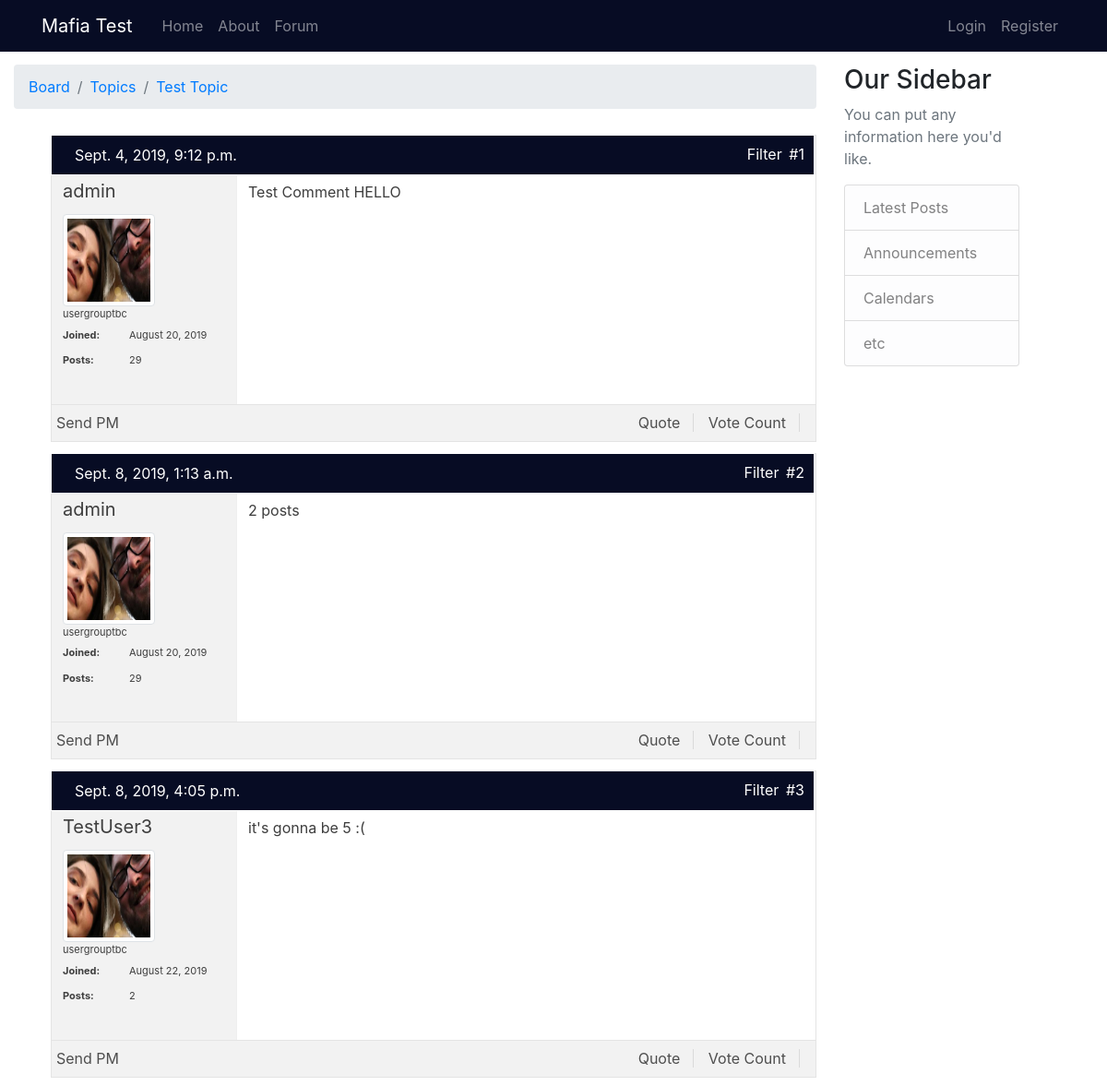
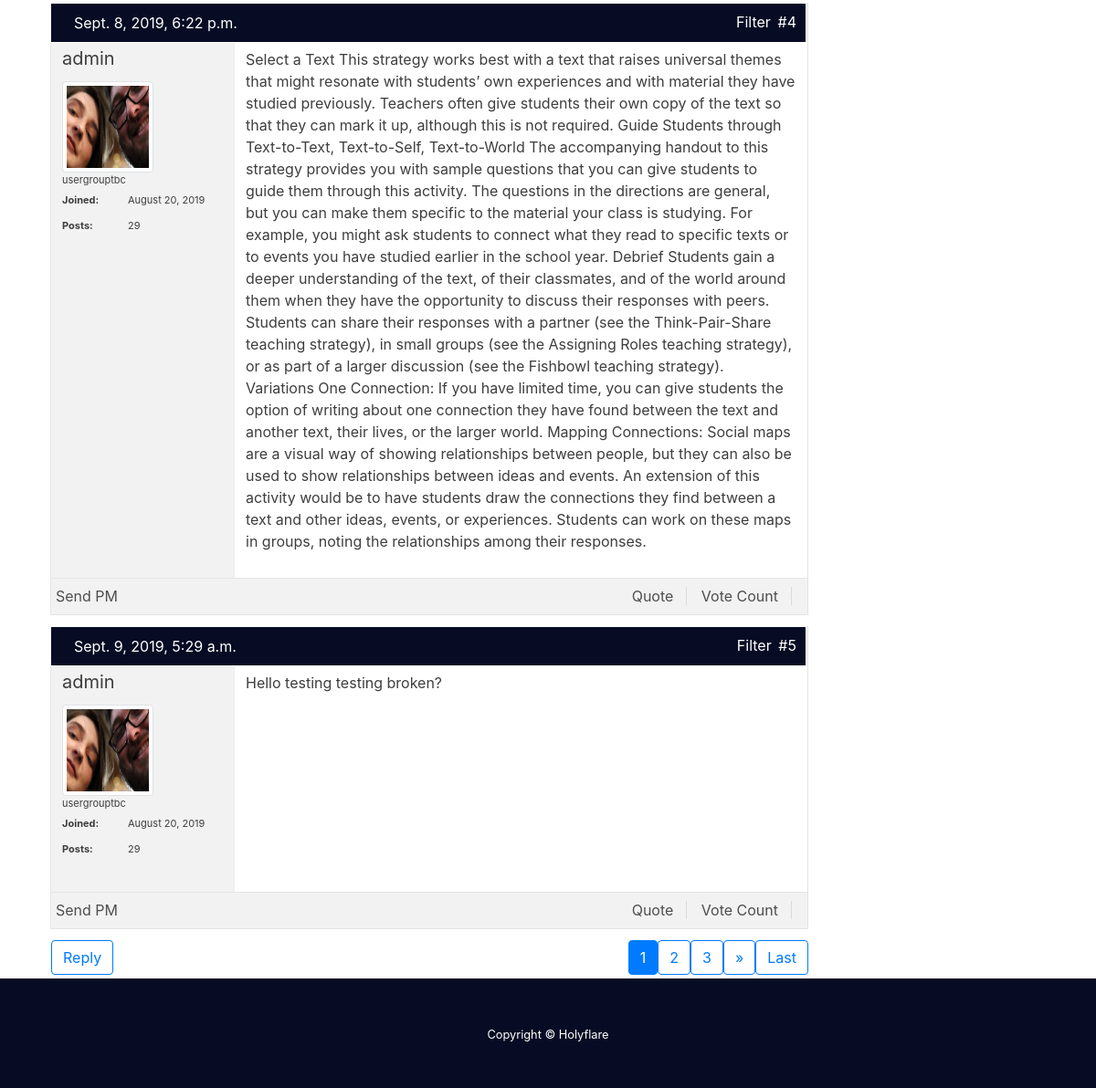
Screenshot of /forum/board/6/1/ with the database file from the repository (2 pictures, top to bottom).
### forum/models.py (models this page shows, shortened)
class Topic(models.Model):
    title = models.CharField(max_length=100)
    date_posted = models.DateTimeField(default=timezone.now)
    author = models.ForeignKey(User, related_name='topics', on_delete=models.CASCADE)
    board = models.ForeignKey(Board, related_name='topics', on_delete=models.CASCADE)

class Comment(models.Model):
    message = models.TextField(max_length=4000)
    topic = models.ForeignKey(Topic, related_name='comments', on_delete=models.CASCADE)
    created_at = models.DateTimeField(auto_now_add=True)
    updated_at = models.DateTimeField(null=True)
    created_by = models.ForeignKey(User, related_name='comments', on_delete=models.CASCADE)
    updated_by = models.ForeignKey(User, null=True, related_name='+', on_delete=models.CASCADE)

### users/models.py (models this page shows, shortened)
class Profile(models.Model):
    user = models.OneToOneField(User, on_delete=models.CASCADE)
    image = models.ImageField(default='default.jpg', upload_to='profile_pics')

### forum/views.py (the view)
# urls.py: path('board/<int:pk>/<int:pk2>/', ThreadListView.as_view(), name='forum-thread'),
class ThreadListView(ListView):
    model = Comment
    template_name = 'forum/thread_view.html'
    context_object_name = 'comments'
    ordering = ['created_at']
    paginate_by = 5
    def get_context_data(self, **kwargs):
        kwargs['topic'] = self.topic
        return super().get_context_data(**kwargs)
    def get_queryset(self):
        self.topic = get_object_or_404(Topic, pk=self.kwargs.get('pk2'))
        queryset = self.topic.comments.order_by('created_at').annotate(comment=Count('message') -1)
        return queryset

### forum/templates/forum/thread_view.html (shortened to what this page needs)
{% extends "forum/base.html" %}
{% load static %}
{% block stylesheet %}
  <link rel="stylesheet" type="text/css" href="{%static 'forum/threadview.css'%}">
{% endblock %}
{% load static %}
{% block content %}
<div class="container-fluid">
    <div class="row">
        <div class="col-md-9">
            <div class="row">
                <div class="col-md-12">
                    <nav aria-label="breadcrumb">
                        <ol class="breadcrumb">
                            <li class="breadcrumb-item"><a href="{% url 'forum-home' %}">Board</a></li>
                            <li class="breadcrumb-item"><a href="{% url 'forum-topics' topic.board.pk  %}">Topics</a></li>
                            <li class="breadcrumb-item"><a href="#">{{ topic.title }}</a></li>
                        </ol>
                    </nav>
                </div>
            </div>
            <div id="postlist" class="postlist test">
                <ol id="posts" class="posts" start="1">
                {% for comment in comments %}
                    <li id="{{ page_obj.start_index|add:forloop.counter0 }}" class="postlistlong postlistcontainer">
                        <div class="post-info">
                            <span class="post-date-1">
                                <span class="post-date-2">{{ comment.created_at }}</span>
                            </span>
                            <span class="post-controls-header">
                                <a class="post-user-filter" href="#">Filter</a>
                                <a name="{{ page_obj.start_index|add:forloop.counter0 }}" class="postcounter" href="{% url 'forum-thread' topic.board.pk topic.pk%}?page={{ page_obj.number}}#{{ page_obj.start_index|add:forloop.counter0 }}" title="link to post">#{{ page_obj.start_index|add:forloop.counter0 }}</a>
                            </span>
                        </div>
                        <div class="post-details">
                            <div class="user-info">
                                <div class="username-container">
                                    <span class="username">{{comment.created_by}}</span>
                                </div>
                                <img class="img-thumbnail" src="{{ comment.created_by.profile.image.url }}">
                                <span class="user-name-group">
                                    <span>usergrouptbc</span>
                                </span>
                                <dl class="user-stats">
                                    <dt class="user-joined-date"> Joined:
                                        <dd>{{ comment.created_by.date_joined|date:"F d, Y"  }}</dd>
                                    </dt>
                                    <dt class="user-post-count"> Posts:
                                        <dd>{{ comment.created_by.comments.count }}</dd>
                                    </dt>
                                </dl>
                            </div>
                            <div class="post-content">
                                <div class="post-row">
                                    <div class="content">
                                        <div id="post_message_{{ comment.pk}}" class="content-message">
                                            <p>{{ comment.message }}</p>
                                        </div>
                                    </div>
                                </div>
                            </div>
                        </div>
                        <div class="post-footer">
                            <div class="post-controls-footer">
                                <span class="user-controls-pm">
                                    <a class="send-pm" href="#">Send PM</a>
                                </span>
                                <span class="user-controls-thread">
                                    <span class="">
                                        <a class="post-quote" href="#">Quote</a>
                                        <span class="seperator">&nbsp;</span>
                                        <a class="vote-counter" href="#">Vote Count</a>
                                        <span class="seperator">&nbsp;</span>
                                    </span>
                                </span>
                            </div>
                        </div>
                    </li>
                {% endfor %}
                </ol>
            </div>
        </div>
    <div class="col-md-3">
            <div class="content-section">
                <h3>Our Sidebar</h3>
                <p class='text-muted'>You can put any information here you'd like.
                <ul class="list-group">
                <li class="list-group-item list-group-item-light">Latest Posts</li>
                <li class="list-group-item list-group-item-light">Announcements</li>
                <li class="list-group-item list-group-item-light">Calendars</li>
                <li class="list-group-item list-group-item-light">etc</li>
                </ul>
                </p>
            </div>
    </div>
    </div>
<div class="row pagination">
    <div id="testpage" class="col-md-9">
        <a class="btn btn-outline-primary mb-4 mr-auto" id="reply-button" href="{% url 'thread-new-post' topic.board.pk topic.pk  %}">Reply</a>
        {% if is_paginated %}
        {% for num in page_obj.paginator.page_range %}
          {% if page_obj.number == num %}
            <a class="btn btn-primary mb-4" href="?page={{ num }}">{{ num }}</a>
          {% elif num > page_obj.number|add:'-3' and num < page_obj.number|add:'3' %}
            <a class="btn btn-outline-primary mb-4" href="?page={{ num }}">{{ num }}</a>
          {% endif %}
        {% endfor %}
        {% if page_obj.has_next %}
          <a class="btn btn-outline-primary mb-4" href="?page={{ page_obj.next_page_number  }}">&raquo;</a>
          <a class="btn btn-outline-primary mb-4" href="?page={{ page_obj.paginator.num_pages }}">Last</a>
        {% endif %}
      {% endif %}
    </div>
</div>
</div>
{% endblock content %}

### rows the page displays
Topic: title "Test Topic"
Comment: created_at "Sept. 4, 2019, 9:12 p.m.", start_index|add "1", created_by "admin", created_by.profile.image (picture), created_by.date_joined "August 20, 2019", created_by.comments.count "29", message "Test Comment HELLO"
Comment: created_at "Sept. 8, 2019, 1:13 a.m.", start_index|add "2", created_by "admin", created_by.profile.image (picture), created_by.date_joined "August 20, 2019", created_by.comments.count "29", message "2 posts"
Comment: created_at "Sept. 8, 2019, 4:05 p.m.", start_index|add "3", created_by "TestUser3", created_by.profile.image (placeholder picture), created_by.date_joined "August 22, 2019", created_by.comments.count "2", message "it's gonna be 5 :("
Comment: created_at "Sept. 8, 2019, 6:22 p.m.", start_index|add "4", created_by "admin", created_by.profile.image (picture), created_by.date_joined "August 20, 2019", created_by.comments.count "29", message "Select a Text This strategy works best with a text that raises universal themes that might resonate with students’ own experiences and with material they have studied previously. Teachers often give students their own copy of the text so that they can mark it up, although this is not required. Guide Students through Text-to-Text, Text-to-Self, Text-to-World The accompanying handout to this strategy provides you with sample questions that you can give students to guide them through this activity. The questions in the directions are general, but you can make them specific to the material your class is studying. For example, you might ask students to connect what they read to specific texts or…"
Comment: created_at "Sept. 9, 2019, 5:29 a.m.", start_index|add "5", created_by "admin", created_by.profile.image (picture), created_by.date_joined "August 20, 2019", created_by.comments.count "29", message "Hello testing testing broken?"

### other values shown
{{ num }} "1"
{{ num }} "2" "3"
